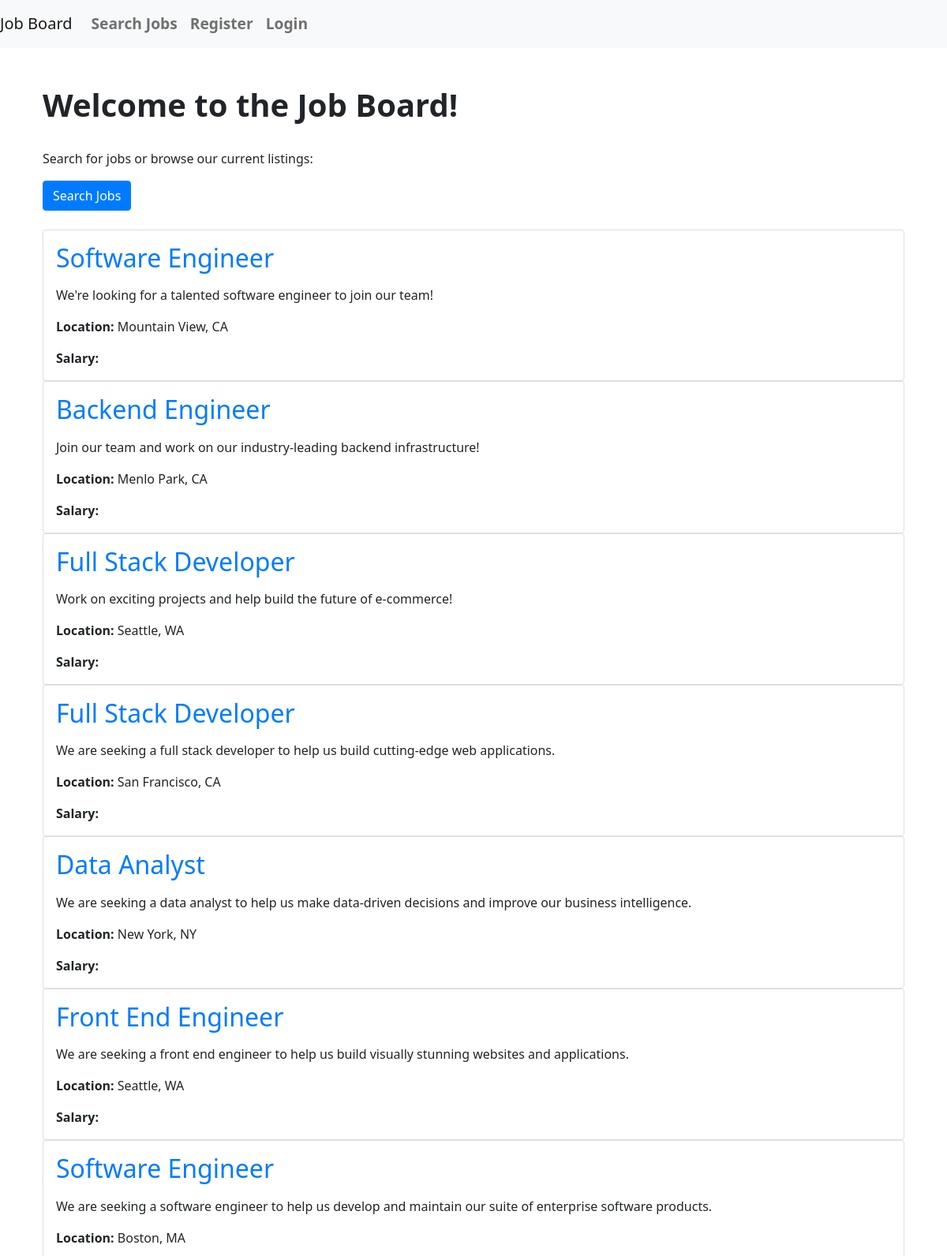
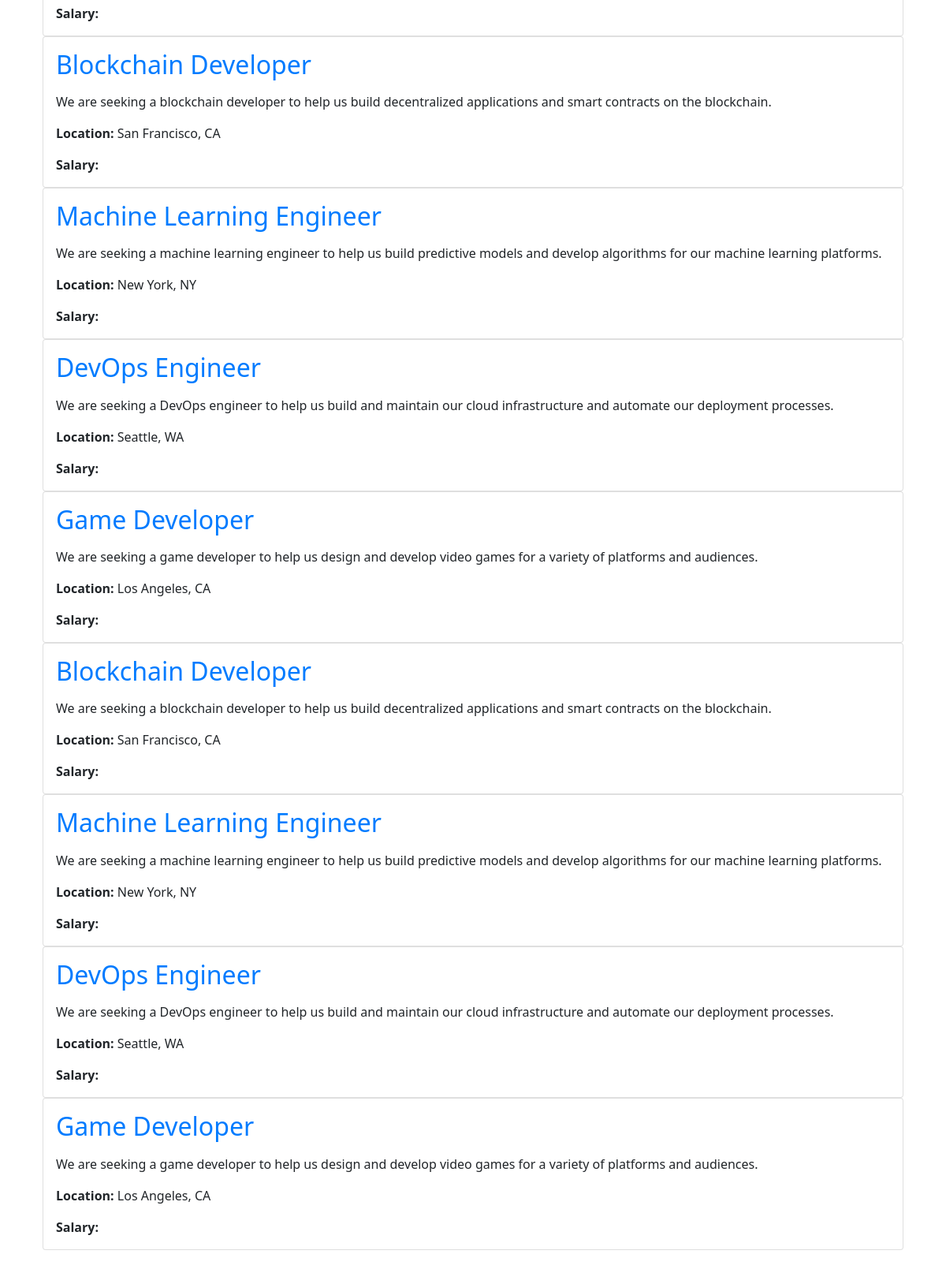
The page / on the database its author committed (2 pictures, top to bottom).
### project/models.py (models this page shows, shortened)
class Job(db.Model):
    id = db.Column(db.Integer, primary_key=True)
    title = db.Column(db.String(100), nullable=False)
    company = db.Column(db.String(100), nullable=False)
    description = db.Column(db.String(1000), nullable=False)
    location = db.Column(db.String(100), nullable=False)
    salary_min = db.Column(db.Integer)
    salary_max = db.Column(db.Integer)
    date_posted = db.Column(db.DateTime, nullable=False, default=datetime.utcnow)
    is_active = db.Column(db.Boolean, nullable=False, default=True)
    applicants = db.relationship('Application', backref='job', lazy=True)

### project/main/routes.py (the view)
@main.route('/')
def index():
    jobs = Job.query.filter_by(is_active=True).all()
    return render_template('index.html', jobs=jobs)

### project/templates/index.html (shortened to what this page needs)
{% extends "base.html" %}
{% block content %}
  <div class="container">
    <h1>Welcome to the Job Board!</h1>
    <p>Search for jobs or browse our current listings:</p>
    <a href="/search" class="btn btn-primary">Search Jobs</a>
    <br><br>
    {% for job in jobs %}
      <div class="card">
        <div class="card-body">
          <h2 class="card-title"><a href="/job/{{ loop.index0 }}">{{ job.title }}</a></h2>
          <p class="card-text">{{ job.description }}</p>
          <p class="card-text"><strong>Location:</strong> {{ job.location }}</p>
          <p class="card-text"><strong>Salary:</strong> {{ job.salary }}</p>
        </div>
      </div>
    {% endfor %}
  </div>
{% endblock %}

### project/templates/base.html (shortened to what this page needs)
<!DOCTYPE html>
<html>
  <head>
    <link rel="stylesheet" type="text/css" href="{{ url_for('static', filename='css/bootstrap.min.css') }}">
    <link rel="stylesheet" type="text/css" href="{{ url_for('static', filename='style.css') }}">
  </head>
  <body>
    <nav class="navbar navbar-expand-lg navbar-light bg-light">
      <a class="navbar-brand" href="{{ url_for('job_board.index') }}">Job Board</a>
      <div class="collapse navbar-collapse" id="navbarNav">
        <ul class="navbar-nav mr-auto">
          <li class="nav-item">
            <a class="nav-link" href="{{ url_for('job_board.search') }}">Search Jobs</a>
          </li>
          {% if current_user.is_authenticated %}
            <li class="nav-item">
              <a class="nav-link" href="{{ url_for('job_board.dashboard') }}">Dashboard</a>
            </li>
            <li class="nav-item">
              <a class="nav-link" href="{{ url_for('users.logout') }}">Logout</a>
            </li>
          {% else %}
            <li class="nav-item">
              <a class="nav-link" href="{{ url_for('users.register') }}">Register</a>
            </li>
            <li class="nav-item">
              <a class="nav-link" href="{{ url_for('users.login') }}">Login</a>
            </li>
          {% endif %}
        </ul>
      </div>
    </nav>
    <main class="container my-4">
      {% block content %}{% endblock %}
    </main>
  </body>
</html>

### project/static/style.css (style rules this page uses)
.nav-link { font-weight: bold; font-size: 1.2rem; }
.btn-primary { color: #fff; background-color: #007bff; border-color: #007bff; }
h1 { margin-top: 3rem; margin-bottom: 2rem; font-size: 2.5rem; font-weight: 600; }
p { margin-top: 1rem; }
a { color: #007bff; text-decoration: none; }

### rows shown on the page
Job: title "Software Engineer", description "We're looking for a talented software engineer to join our team!", location "Mountain View, CA"
Job: title "Backend Engineer", description "Join our team and work on our industry-leading backend infrastructure!", location "Menlo Park, CA"
Job: title "Full Stack Developer", description "Work on exciting projects and help build the future of e-commerce!", location "Seattle, WA"
Job: title "Full Stack Developer", description "We are seeking a full stack developer to help us build cutting-edge web applications.", location "San Francisco, CA"
Job: title "Data Analyst", description "We are seeking a data analyst to help us make data-driven decisions and improve our business intelligence.", location "New York, NY"
Job: title "Front End Engineer", description "We are seeking a front end engineer to help us build visually stunning websites and applications.", location "Seattle, WA"
Job: title "Software Engineer", description "We are seeking a software engineer to help us develop and maintain our suite of enterprise software products.", location "Boston, MA"
Job: title "Blockchain Developer", description "We are seeking a blockchain developer to help us build decentralized applications and smart contracts on the blockchain.", location "San Francisco, CA"
Job: title "Machine Learning Engineer", description "We are seeking a machine learning engineer to help us build predictive models and develop algorithms for our machine learning platforms.", location "New York, NY"
Job: title "DevOps Engineer", description "We are seeking a DevOps engineer to help us build and maintain our cloud infrastructure and automate our deployment processes.", location "Seattle, WA"
Job: title "Game Developer", description "We are seeking a game developer to help us design and develop video games for a variety of platforms and audiences.", location "Los Angeles, CA"
Job: title "Blockchain Developer", description "We are seeking a blockchain developer to help us build decentralized applications and smart contracts on the blockchain.", location "San Francisco, CA"
Job: title "Machine Learning Engineer", description "We are seeking a machine learning engineer to help us build predictive models and develop algorithms for our machine learning platforms.", location "New York, NY"
Job: title "DevOps Engineer", description "We are seeking a DevOps engineer to help us build and maintain our cloud infrastructure and automate our deployment processes.", location "Seattle, WA"
Job: title "Game Developer", description "We are seeking a game developer to help us design and develop video games for a variety of platforms and audiences.", location "Los Angeles, CA"
